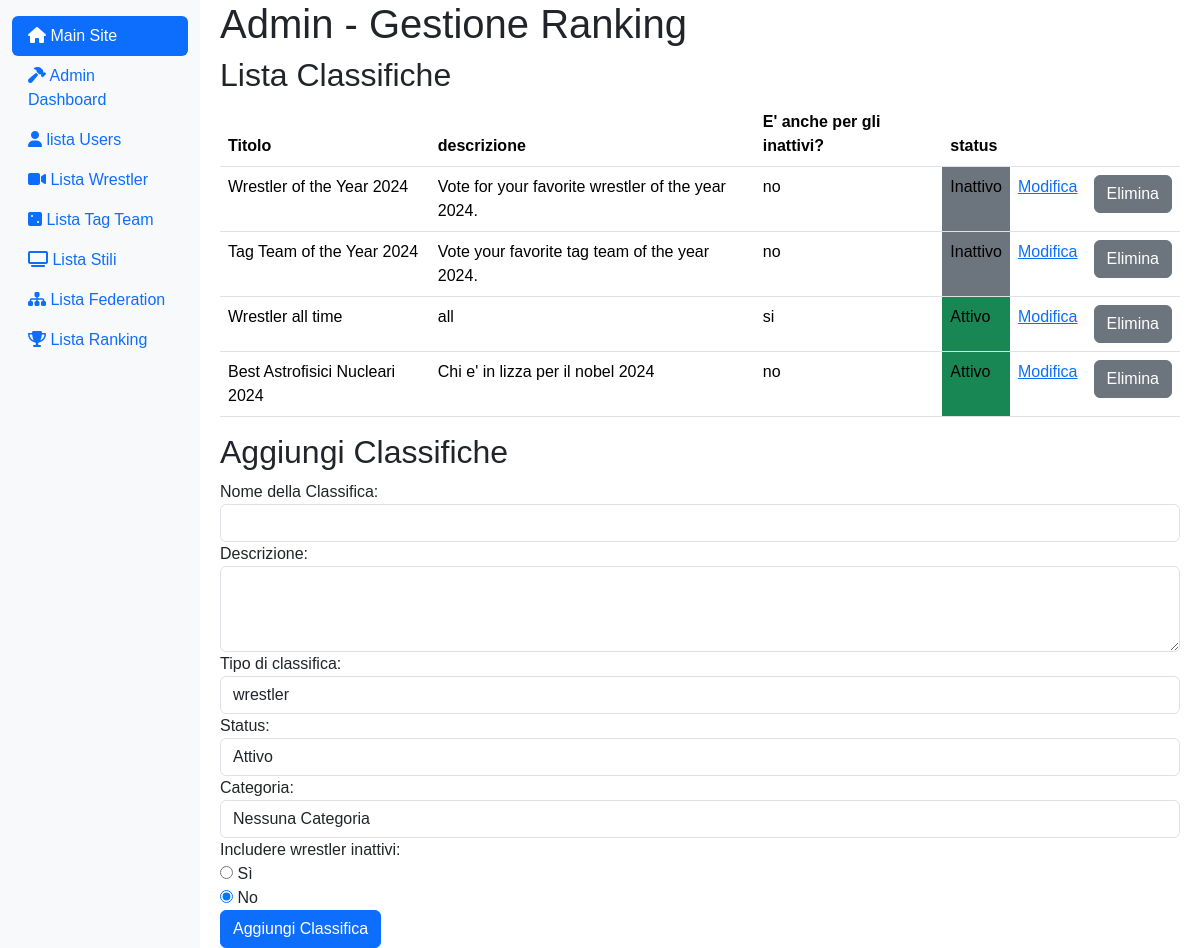
The page /index.php?page=admin_ranking (signed in) on the database its author committed.
### tables this page shows
CREATE TABLE `list_ranking` (
  `id_ranking` int(11) NOT NULL,
  `ranking_name` varchar(200) DEFAULT NULL,
  `description` text DEFAULT NULL,
  `ranking` varchar(255) NOT NULL,
  `status` int(3) DEFAULT NULL,
  `category_id` int(11) DEFAULT NULL,
  `include_inactive` tinyint(1) DEFAULT 0
);

### app/Controllers/RankingController.php (called while the page is built, shortened)
<?php
class RankingController {
    private $rankingDAO;
    public function __construct() {
        $this->rankingDAO = new RankingDAO();
    }
    public function getAllRanking() {
        return $this->rankingDAO->getAllRanking();
    }
}

### app/Core/DB.php (called while the page is built, shortened)
<?php
class DB {
    protected function connect (){
        try {
            $localHost = $_ENV['DB_HOST'];
            $dbname = $_ENV['DB_NAME'];
            $user = $_ENV['DB_USER'];
            $pass = $_ENV['DB_PASS'];
            $conn = new PDO("mysql:host=".$localHost.";dbname=".$dbname.";",$user, $pass);
            return $conn;
        } catch (PDOException $e) {
            echo $e->getMessage() . "<br> Database Connection Error";
            die();
        }
    }
}
?>

### app/DAO/RankingDAO.php (called while the page is built, shortened)
<?php
class RankingDAO extends DB {
    public function getAllRanking() {
        try {
            $stmt = $this->connect()->prepare("SELECT id_ranking, ranking_name, description, ranking, status, category_id, include_inactive FROM list_ranking");
            $stmt->execute();
            $rankings = [];
            while ($row = $stmt->fetch(PDO::FETCH_ASSOC)) {
                $rankings[] = new Ranking(
                    $row['id_ranking'],
                    $row['ranking_name'],
                    $row['description'],
                    $row['ranking'],
                    $row['status'],
                    $row['category_id'],
                    $row['include_inactive']
                );
            }
            return $rankings;
        } catch (PDOException $e) {
            error_log("PDOException in getAllRanking: " . $e->getMessage());
            return [];
        }
    }
}

### app/Models/Ranking.php (called while the page is built, shortened)
<?php
class Ranking {
    public function __construct($id, $name, $description, $rankingType, $status, $categoryId, $includeInactive) {
        $this->id = $id;
        $this->name = $name;
        $this->description = $description;
        $this->status = $status;
        $this->includeInactive = $includeInactive;
    }
}
?>

### resources/Views/admin/admin_ranking.php (the view, shortened to what this page needs)
<?php
$rankings = $rankingController->getAllRanking();
?>
<div class="col-md-9 ms-sm-auto col-lg-10 px-md-2">
    <div class="container">
        <h1>Admin - Gestione Ranking</h1>
        <div class="row">
            <div class="col-md-12">
                <h2>Lista Classifiche</h2>
                <table class="table">
                    <thead>
                        <tr>
                            <th>Titolo</th>
                            <th>descrizione</th>
                            <th>E' anche per gli inattivi?</th>
                            <th>status</th>
                            <th></th>
                            <th></th>
                        </tr>
                    </thead>
                    <tbody>
                        <?php foreach ($rankings as $ranking): ?>
                            <tr>
                                <td><?php echo htmlspecialchars($ranking->name); ?></td>
                                <td><?php echo htmlspecialchars($ranking->description); ?></td>
                                <?php if($ranking->includeInactive) : ?>
                                    <td class="">si</td>
                                <?php else : ?>
                                    <td class="">no</td>
                                <?php endif; ?>
                                <?php if($ranking->status === 1) : ?>
                                    <td class="bg-success">Attivo</td>
                                <?php else : ?>
                                    <td class="bg-secondary">Inattivo</td>
                                <?php endif; ?>
                                <td>
                                    <a href="index.php?page=admin_edit_ranking&id_ranking=<?php echo $ranking->id; ?>">Modifica</a>
                                </td>
                                <td>
                                    <form action="" method="post">
                                        <button class="btn btn-secondary" type="submit" name="delete" onclick="return confirm('Sei sicuro di voler eliminare questo Ranking?');">Elimina</button>
                                    </form>
                                </td>
                            </tr>
                        <?php endforeach; ?>
                    </tbody>
                </table>
            </div>
        </div>
        <div class="row">
    <div class="col-md-12">
        <h2>Aggiungi Classifiche</h2>
        <form action="" method="post">
            <div class="form-group">
                <label for="ranking_name">Nome della Classifica:</label>
                <input type="text" class="form-control" id="ranking_name" name="ranking_name" required>
            </div>
            <div class="form-group">
                <label for="description">Descrizione:</label>
                <textarea class="form-control" id="description" name="description" rows="3" required></textarea>
            </div>
            <div class="form-group">
                <label for="rankingType">Tipo di classifica:</label>
                <select class="form-control" id="rankingType" name="rankingType">
                    <option value="wrestler">wrestler</option>
                </select>
            </div>
            <div class="form-group">
                <label for="status">Status:</label>
                <select class="form-control" id="status" name="status">
                    <option value="1">Attivo</option>
                </select>
            </div>
            <div class="form-group">
                <label for="category_id">Categoria:</label>
                <select class="form-control" id="category_id" name="category_id">
                    <option value="">Nessuna Categoria</option>
                </select>
            </div>
            <div class="form-group">
                <label>Includere wrestler inattivi:</label>
                <div>
                    <input type="radio" id="include_inactive_yes" name="include_inactive" value="1" <?php echo (isset($_POST['include_inactive']) && $_POST['include_inactive'] == '1') ? 'checked' : ''; ?>>
                    <label for="include_inactive_yes">Sì</label>
                </div>
                <div>
                    <input type="radio" id="include_inactive_no" name="include_inactive" value="0" <?php echo (!isset($_POST['include_inactive']) || $_POST['include_inactive'] == '0') ? 'checked' : ''; ?>>
                    <label for="include_inactive_no">No</label>
                </div>
            </div>
            <button type="submit" name="add_ranking" class="btn btn-primary">Aggiungi Classifica</button>
        </form>
    </div>
</div>
    </div>
</div>

### rows shown on the page
list_ranking: ranking_name "Wrestler of the Year 2024", description "Vote for your favorite wrestler of the year 2024.", include_inactive "no", status "Inattivo"
list_ranking: ranking_name "Tag Team of the Year 2024", description "Vote your favorite tag team of the year 2024.", include_inactive "no", status "Inattivo"
list_ranking: ranking_name "Wrestler all time", description "all", include_inactive "si", status "Attivo"
list_ranking: ranking_name "Best Astrofisici Nucleari 2024", description "Chi e' in lizza per il nobel 2024", include_inactive "no", status "Attivo"
